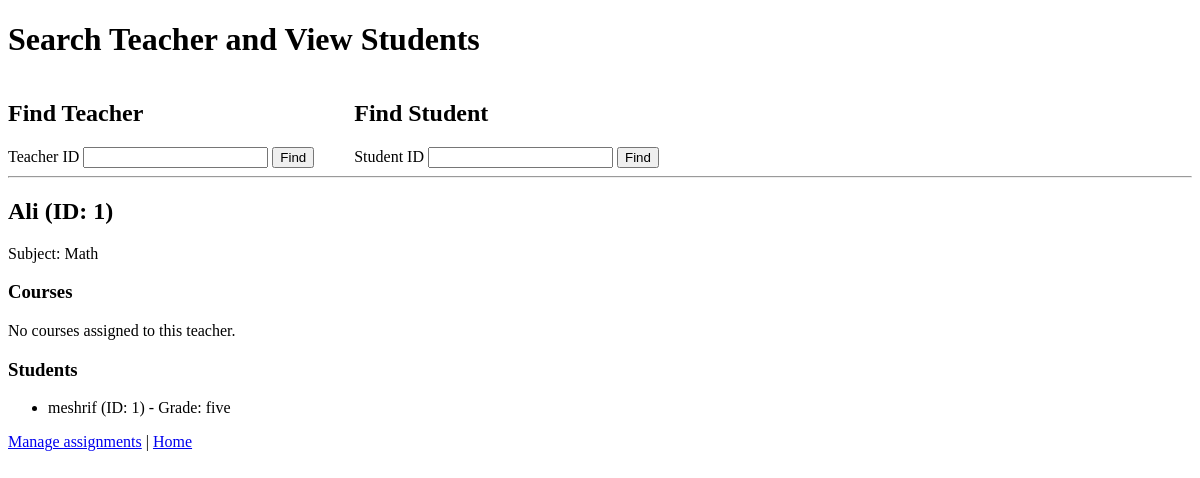
Before: /search/1 with the older database file.
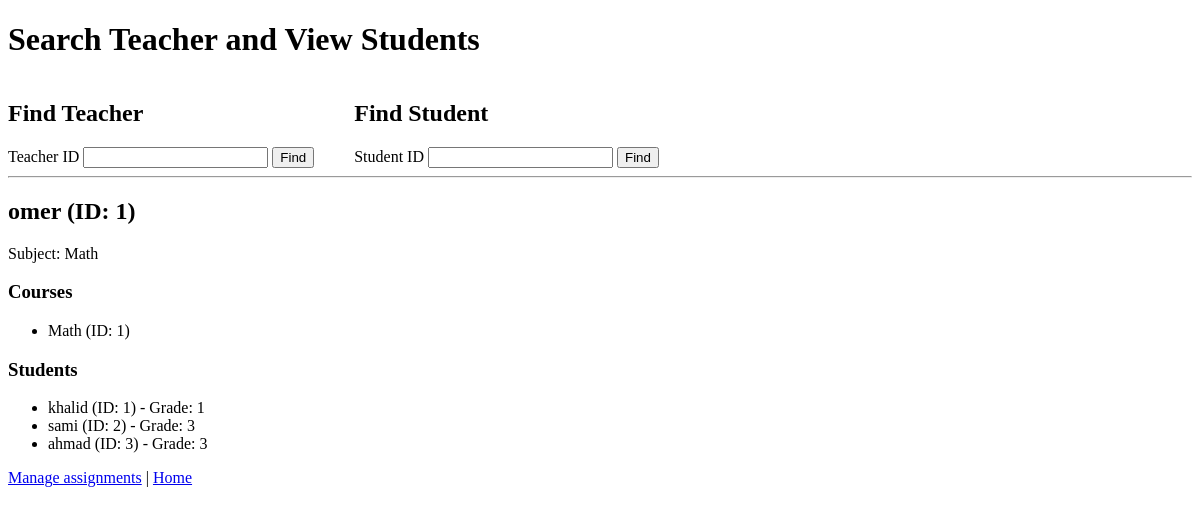
After: the same page with the newer database file.
### models/tables.py (models this page shows)
class Teachers(Base):
    __tablename__ = 'teachers'
    id = Column(Integer, primary_key=True, index=True)
    name = Column(String, index=True)
    subject = Column(String, index=True)
    students = relationship("Students", secondary=teacher_student_association, back_populates="teachers")
    courses = relationship("Courses", secondary=teacher_course_association, back_populates="teachers")

class Students(Base):
    __tablename__ = 'students'
    id = Column(Integer, primary_key=True, index=True)
    name = Column(String, index=True)
    grade = Column(String, index=True)
    teachers = relationship("Teachers", secondary=teacher_student_association, back_populates="students")
    courses = relationship("Courses", secondary=student_course_association, back_populates="students")

class Courses(Base):
    __tablename__ = 'courses'
    id = Column(Integer, primary_key=True, index=True)
    name = Column(String, index=True)
    teachers = relationship("Teachers", secondary=teacher_course_association, back_populates="courses")
    students = relationship("Students", secondary=student_course_association, back_populates="courses")

### main.py (the view)
@app.get("/search/{teacher_id}")
def get_teacher_by_id(request: Request, teacher_id: int, db=Depends(get_db)):
    teacher = db.query(Teachers).filter(Teachers.id == teacher_id).first()
    if not teacher:
        return templates.TemplateResponse("search.html", {"request": request, "error": "Teacher not found"})
    students = [{"id": s.id, "name": s.name, "grade": s.grade} for s in teacher.students]
    courses = [{"id": c.id, "name": c.name} for c in teacher.courses]
    teacher_dict = {"id": teacher.id, "name": teacher.name, "subject": teacher.subject}
    return templates.TemplateResponse("search.html", {"request": request, "teacher": teacher_dict, "students": students, "courses": courses})

### templates/search.html (shortened to what this page needs)
<!DOCTYPE html>
<html lang="en">
<head>
</head>
<body>
    <h1>Search Teacher and View Students</h1>
    <div style="display:flex; gap:40px; align-items:flex-start">
        <div>
            <h2>Find Teacher</h2>
            <form action="/teacher" method="get">
                <label for="teacher_id">Teacher ID</label>
                <input id="teacher_id" name="teacher_id" type="number" required />
                <button type="submit">Find</button>
            </form>
        </div>
        <div>
            <h2>Find Student</h2>
            <form action="/student" method="get">
                <label for="student_id">Student ID</label>
                <input id="student_id" name="student_id" type="number" required />
                <button type="submit">Find</button>
            </form>
        </div>
    </div>
    {% if teacher %}
        <hr />
        <h2>{{ teacher.name }} (ID: {{ teacher.id }})</h2>
        <p>Subject: {{ teacher.subject }}</p>
        <h3>Courses</h3>
        {% if courses and courses|length > 0 %}
            <ul>
                {% for c in courses %}
                    <li>{{ c.name }} (ID: {{ c.id }})</li>
                {% endfor %}
            </ul>
        {% else %}
            <p>No courses assigned to this teacher.</p>
        {% endif %}
        <h3>Students</h3>
        {% if students and students|length > 0 %}
            <ul>
                {% for s in students %}
                    <li>{{ s.name }} (ID: {{ s.id }}) - Grade: {{ s.grade }}</li>
                {% endfor %}
            </ul>
        {% else %}
            <p>No students assigned to this teacher.</p>
        {% endif %}
        <p><a href="/assign">Manage assignments</a> | <a href="/">Home</a></p>
    {% endif %}
</body>
</html>

Changed rows visible on the page:
changed Teachers "Math": name "Ali" → "omer"
added Courses: name "Math", id "1"
changed Students: name "meshrif" → "khalid"; grade "five" → "1"
now on this page (row edited): Students: name "sami", id "2", grade "3"
now on this page (row edited): Students: name "ahmad", id "3", grade "3"
Other visible differences:
text no longer shown: "No courses assigned to this teacher."
